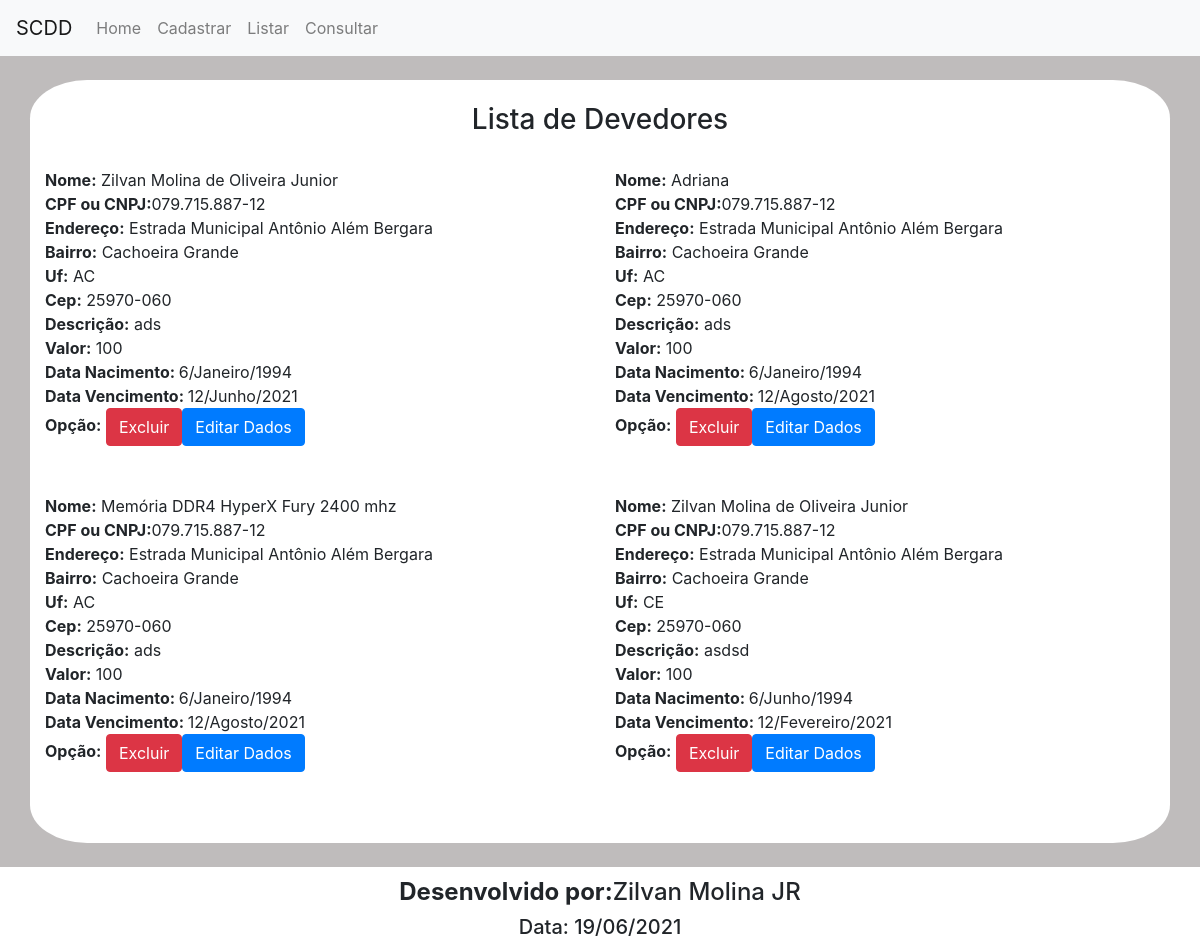
The app's page /listar.php with its own data.
### tables this page shows
CREATE TABLE `devedor` (
  `id_devedor` int(11) NOT NULL,
  `nome` varchar(200) NOT NULL,
  `cpf` varchar(14) NOT NULL,
  `endereco` varchar(250) NOT NULL,
  `bairro` varchar(100) NOT NULL,
  `uf` varchar(2) NOT NULL,
  `cep` varchar(9) NOT NULL,
  `descricao` varchar(500) NOT NULL,
  `valor` float NOT NULL,
  `dian` int(11) NOT NULL,
  `mesn` varchar(10) NOT NULL,
  `anon` int(11) NOT NULL,
  `diav` int(11) NOT NULL,
  `mesv` varchar(10) NOT NULL,
  `anov` int(11) NOT NULL,
  `updated` timestamp NOT NULL DEFAULT current_timestamp()
);

### listar.php (the view, shortened to what this page needs)
<!doctype html>
<html>
<head>
  <link rel="stylesheet" href="https://maxcdn.bootstrapcdn.com/bootstrap/4.5.2/css/bootstrap.min.css">
<link rel="stylesheet" type="text/css" href="css/style.css">
</head>
<body>
<header>
	<nav class="navbar navbar-expand-lg navbar-light bg-light">
  <a class="navbar-brand" href="index.php">SCDD</a>
  <div class="collapse navbar-collapse" id="navbarNav">
    <ul class="navbar-nav">
      <li class="nav-item">
        <a class="nav-link" href="index.php">Home</a>
      </li>
      <li class="nav-item">
        <a class="nav-link" href="cadastrar.php">Cadastrar</a>
      </li>
      <li class="nav-item">
        <a class="nav-link" href="listar.php">Listar</a>
      </li>
      <li class="nav-item">
        <a class="nav-link" href="consultar.php">Consultar</a>
      </li>
      </ul>
  </div>
</nav>
</header>
<section class="home2">
<div class="container">
<br>
	<div class="row">
		<div class="col-md-12 boxf">
		 <h3>Lista de Devedores</h3>
		 <br>
	    <div class="row">
     <?php
		include "conexao.php";
		try{
        $pdo = new PDO($host,$login,$senha);
	    $sql ="SELECT * FROM devedor";
	    $stmt = $pdo->prepare($sql);
	    $stmt->execute();
	    $result = $stmt->fetchAll();
	    foreach($result as $value){ ?>
        <div class="col-md-6" style="text-align: left">
        <b>Nome:</b> <?php echo $value['nome']; ?><br>
        <b>CPF ou CNPJ:</b><?php echo $value['cpf']; ?><br>
        <b>Endereço:</b> <?php echo $value['endereco']; ?><br>
        <b>Bairro:</b> <?php echo $value['bairro']; ?><br>
        <b>Uf:</b> <?php echo $value['uf']; ?><br>
        <b>Cep:</b> <?php echo $value['cep']; ?><br>
        <b>Descrição:</b> <?php echo $value['descricao']; ?><br>
        <b>Valor:</b> <?php echo $value['valor']; ?><br>
        <b>Data Nacimento: </b><?php echo $value['dian']."/".$value['mesn']."/".$value['anon']; ?><br>
        <b>Data Vencimento: </b><?php echo $value['diav']."/".$value['mesv']."/".$value['anov']; ?><br>
        <b>Opção:</b>   <?php echo "<a onclick='apagardevedor();' href='apagardevedor.php?id=" . $value['id_devedor'] . "'><button class='btn btn-danger'>Excluir</button></a><a href='editardevedor.php?id=".$value['id_devedor']."'><button class='btn btn-primary'>Editar Dados</button></a>" ?><br>
        <br><br>
        </div>
	    <?php }
	    }catch(PDOException $ex){
	    echo 'Erro: '.$ex->getMessage();
        }
		?>
     </div>
		</div>
	</div>
	<br>
</div>
</section>
<footer>
	<section class="rodape">
		<div class="container">
			<div class="row">
				<div class="col-md-12">
					<h4 class="tt"><b>Desenvolvido por:</b>Zilvan Molina JR</h4>
					<h5>Data: 19/06/2021</h5>
				</div>
			</div>
		</div>
	</section>
</footer>
</body>
</html>

### css/style.css (style rules this page uses)
.boxf { text-align: center; background: white; padding-top: 2%; padding-bottom: 2%; border-radius: 5%; }
.home2 { background: #BFBCBC; }
.rodape { height: 14%; text-align: center; }
.tt { margin-top: 1%; }

### records on screen
devedor: nome "Zilvan Molina de Oliveira Junior", cpf "079.715.887-12", endereco "Estrada Municipal Antônio Além Bergara", bairro "Cachoeira Grande", uf "AC", cep "25970-060", descricao "ads", valor "100", dian "6", mesn "Janeiro", anon "1994", diav "12", mesv "Junho", anov "2021"
devedor: nome "Adriana", cpf "079.715.887-12", endereco "Estrada Municipal Antônio Além Bergara", bairro "Cachoeira Grande", uf "AC", cep "25970-060", descricao "ads", valor "100", dian "6", mesn "Janeiro", anon "1994", diav "12", mesv "Agosto", anov "2021"
devedor: nome "Memória DDR4 HyperX Fury 2400 mhz", cpf "079.715.887-12", endereco "Estrada Municipal Antônio Além Bergara", bairro "Cachoeira Grande", uf "AC", cep "25970-060", descricao "ads", valor "100", dian "6", mesn "Janeiro", anon "1994", diav "12", mesv "Agosto", anov "2021"
devedor: nome "Zilvan Molina de Oliveira Junior", cpf "079.715.887-12", endereco "Estrada Municipal Antônio Além Bergara", bairro "Cachoeira Grande", uf "CE", cep "25970-060", descricao "asdsd", valor "100", dian "6", mesn "Junho", anon "1994", diav "12", mesv "Fevereiro", anov "2021"
